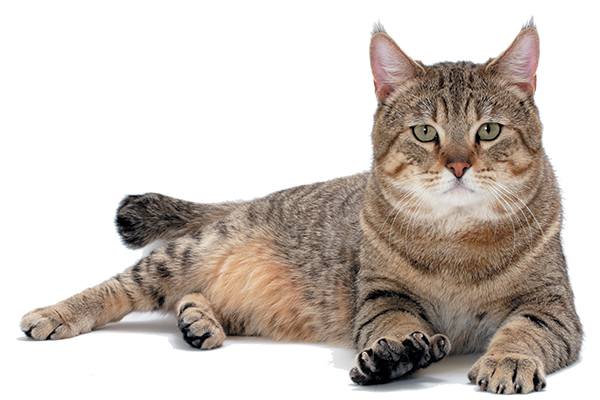
#> input picture cat.jpg, 600 x 400 px
$ python face.py
#> lines starting #> are read from the running program, lines starting #| are printed output that depends on the picture
import cv2
import numpy as np
import matplotlib.pyplot as plt

img=cv2.imread('cat.jpg',0)
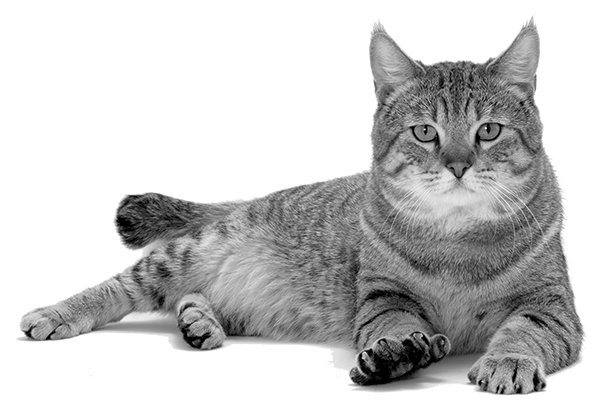
#> img: shape (400, 600); min 0, max 255, mean 198.5
blur=cv2.blur(img,(20,20))
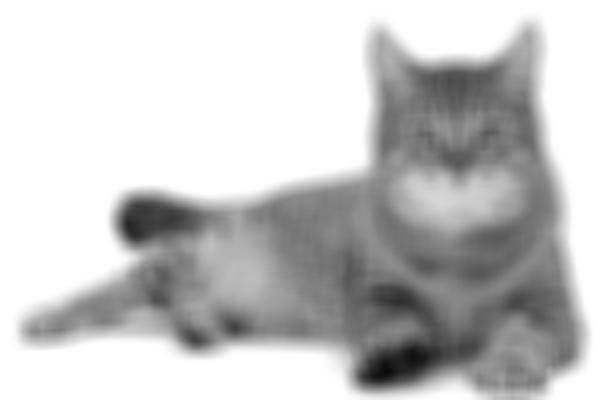
#> blur: shape (400, 600); min 10, max 255, mean 198.5

plt.subplot(121),plt.imshow(img,) , plt.title('Original') #to convert image into grayscale
plt.subplot(122) ,plt.imshow(blur) , plt.title('Blurred')
plt.show()
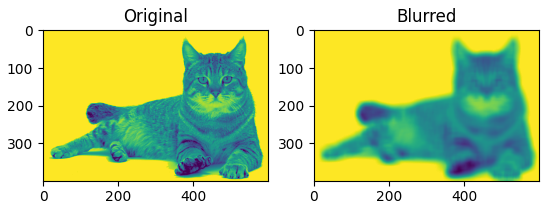
#> figure drawn by matplotlib, 2 panels
